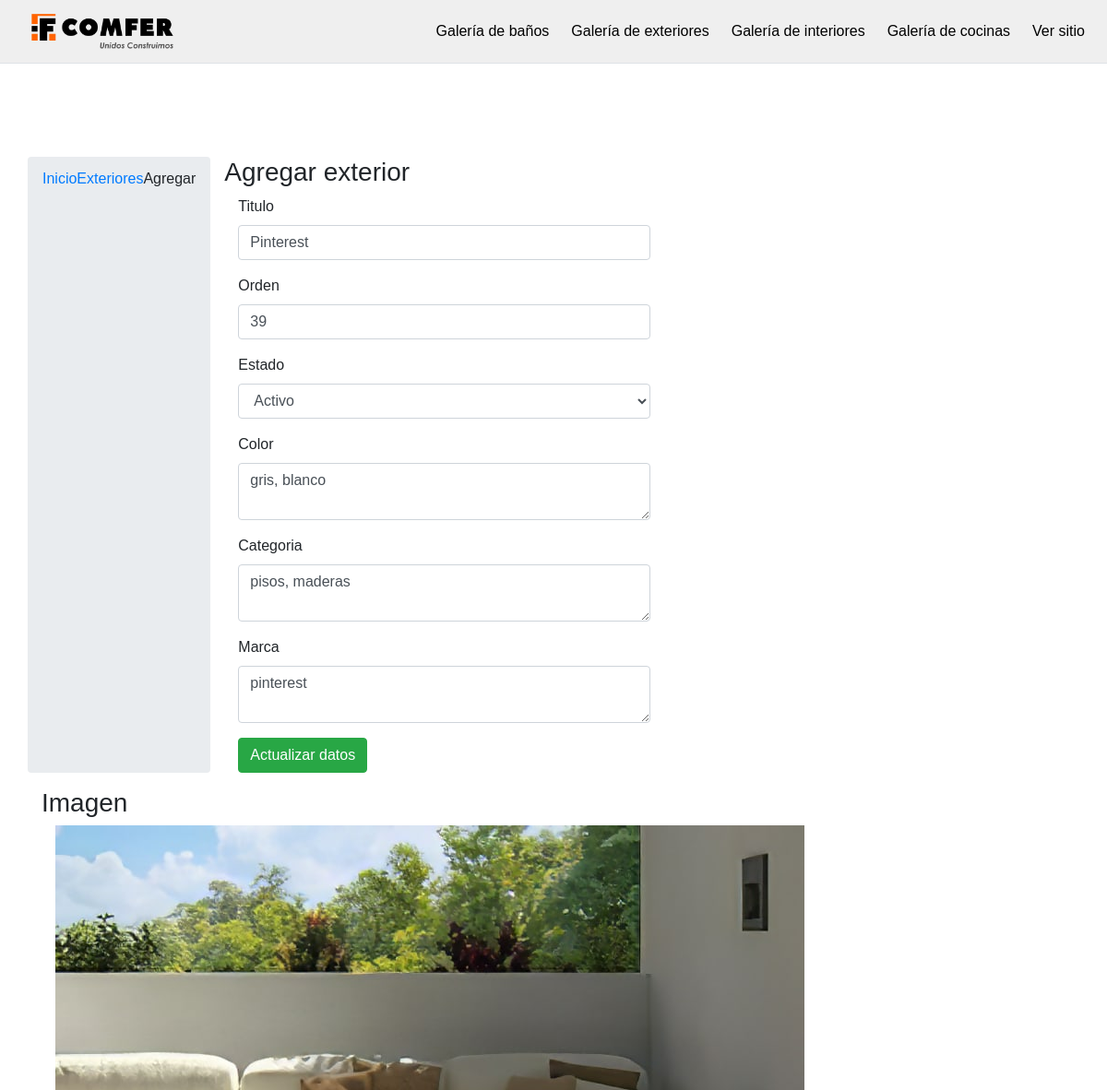
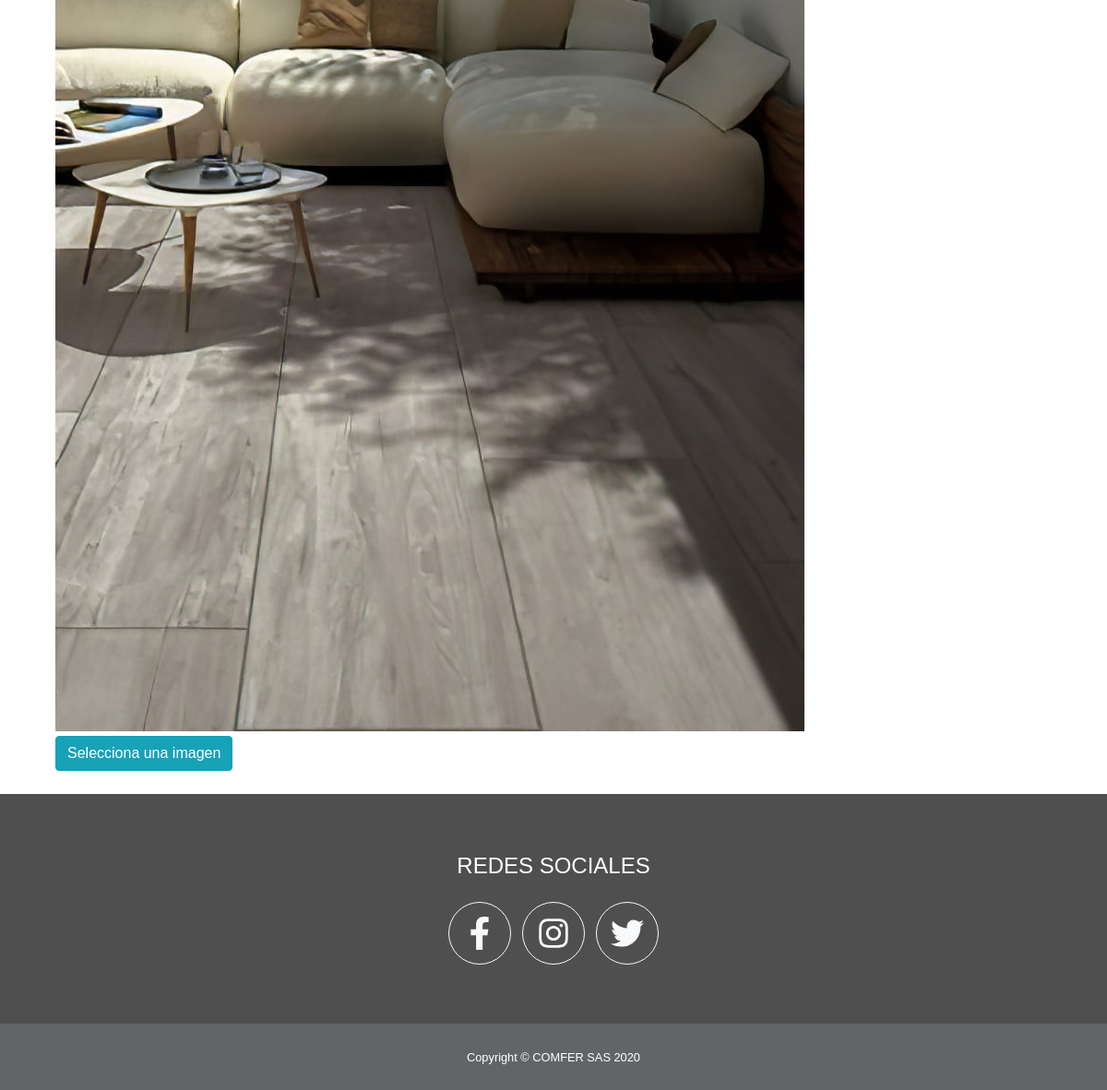
Page /admin/exterioradd.php on the earlier database version (2 pictures, top to bottom).
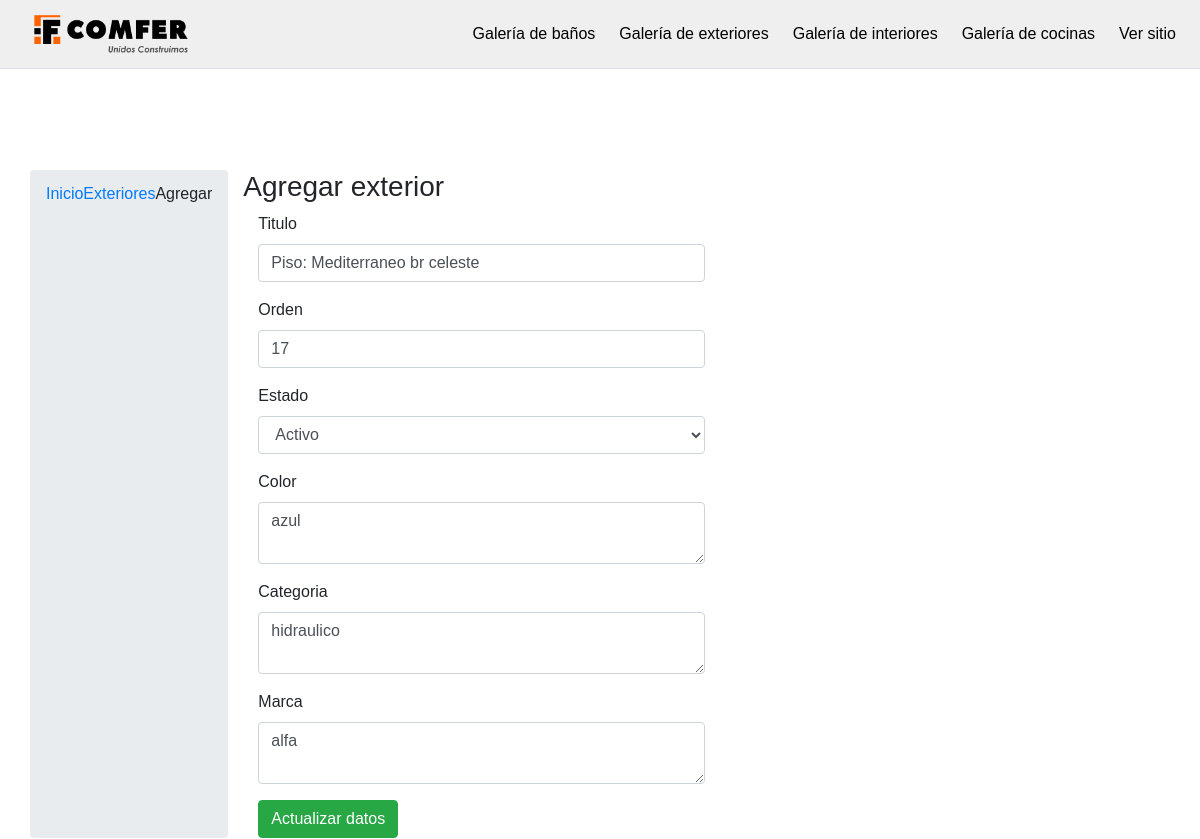
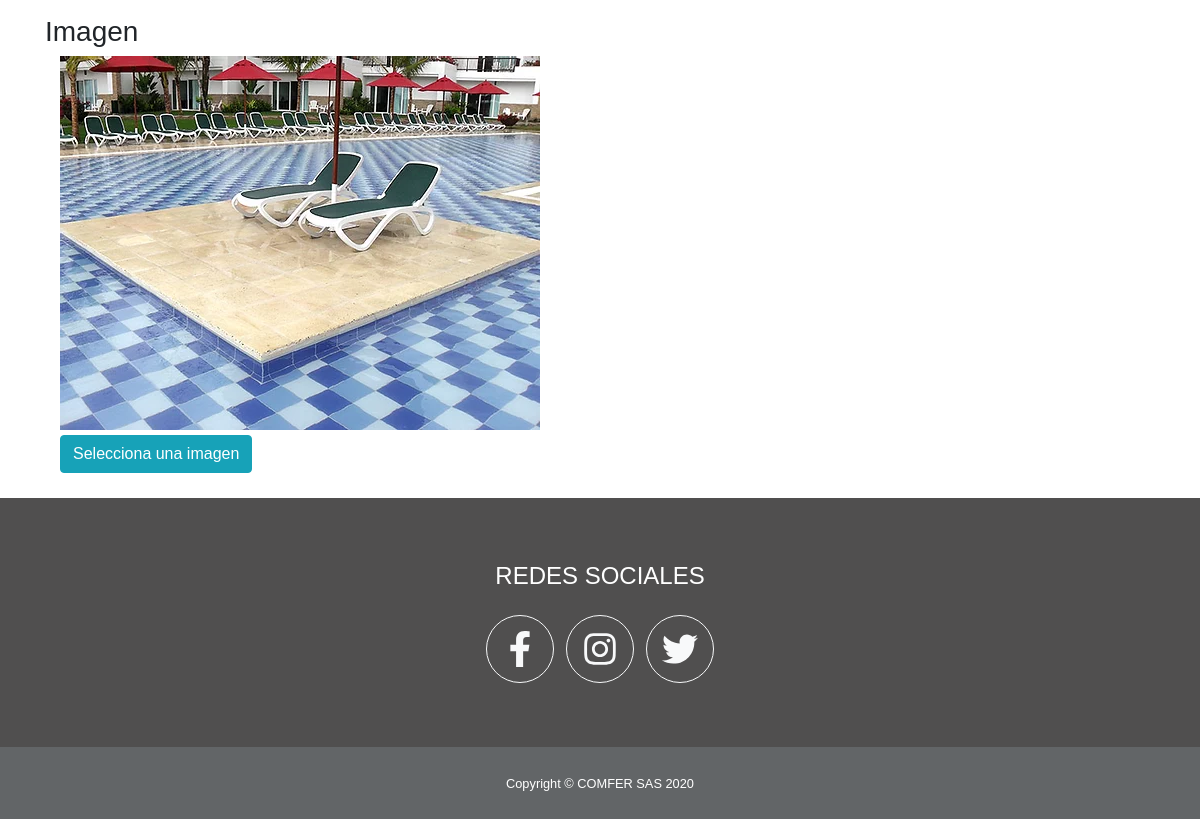
Same page on the later database version (2 pictures, top to bottom).
### tables this page shows
CREATE TABLE `exterior` (
  `id` int(11) NOT NULL,
  `titulo` varchar(50) NOT NULL,
  `url_image` varchar(255) NOT NULL,
  `estado` int(1) NOT NULL,
  `orden` int(2) NOT NULL,
  `color` varchar(50) NOT NULL,
  `categoria` varchar(50) NOT NULL,
  `marca` varchar(50) NOT NULL
);

### admin/exterioradd.php (the view, shortened to what this page needs)
<?php
include("../conexion.php");
$sql_last = mysqli_query($con, "select LAST_INSERT_ID(id) as last from exterior order by id desc limit 0,1");
$rw = mysqli_fetch_array($sql_last);
$id_exterior = intval($rw['last']);
$sql = mysqli_query($con, "select * from exterior where id='$id_exterior' limit 0,1");
$rw = mysqli_fetch_array($sql);
$titulo = $rw['titulo'];
$color = $rw['color'];
$categoria = $rw['categoria'];
$marca = $rw['marca'];
$url_image = $rw['url_image'];
$orden = intval($rw['orden']);
$estado = intval($rw['estado']);
include("top_menu.php");
?>
<div class="container add">
	<div class="row">
		<ol class="breadcrumb">
			<li><a href="#">Inicio</a></li>
			<li><a href="exteriorlist.php">Exteriores</a></li>
			<li class="active">Agregar</li>
		</ol>
		<div class="col-md-7">
			<h3><span class="glyphicon glyphicon-edit"></span> Agregar exterior</h3>
			<form class="form-horizontal" id="editar_exterior">
				<div class="form-group">
					<label for="titulo" class="col-sm-3 control-label">Titulo</label>
					<div class="col-sm-9">
						<input type="text" class="form-control" id="titulo" value="<?php echo $titulo; ?>" required name="titulo">
					</div>
				</div>
				<div class="form-group">
					<label for="orden" class="col-sm-3 control-label">Orden</label>
					<div class="col-sm-9">
						<input type="number" class="form-control" id="orden" name="orden" value="<?php echo $orden; ?>">
					</div>
				</div>
				<div class="form-group">
					<label for="estado" class="col-sm-3 control-label">Estado</label>
					<div class="col-sm-9">
						<select class="form-control" id="estado" required name="estado">
							<option value="1" <?php if ($estado == 1) {
													echo "selected";
												} ?>>Activo</option>
						</select>
					</div>
				</div>
				<div class="form-group">
					<label for="titulo" class="col-sm-3 control-label">Color</label>
					<div class="col-sm-9">
						<textarea class='form-control' name="color" id="color" required rows=2><?php echo $color; ?></textarea>
					</div>
				</div>
				<div class="form-group">
					<label for="titulo" class="col-sm-3 control-label">Categoria</label>
					<div class="col-sm-9">
						<textarea class='form-control' name="categoria" id="categoria" required rows=2><?php echo $categoria; ?></textarea>
					</div>
				</div>
				<div class="form-group">
					<label for="titulo" class="col-sm-3 control-label">Marca</label>
					<div class="col-sm-9">
						<textarea class='form-control' name="marca" id="marca" required rows=2><?php echo $marca; ?></textarea>
					</div>
				</div>
				<div class="form-group">
					<div class="col-sm-offset-3 col-sm-9">
						<button type="submit" class="btn btn-success">Actualizar datos</button>
					</div>
				</div>
			</form>
		</div>
		<div class="col-md-5">
			<h3><span class="glyphicon glyphicon-picture"></span> Imagen</h3>
			<form class="form-vertical">
				<div class="form-group">
					<div class="col-sm-12">
						<div class="fileinput fileinput-new" data-provides="fileinput">
							<div class="fileinput-new thumbnail" style="max-width: 100%;">
								<img class="img-rounded" src="../img/banner/<?php echo $url_image; ?>" />
							</div>
							<div>
								<span class="btn btn-info btn-file"><span class="fileinput-new">Selecciona una imagen</span>
									<span class="fileinput-exists" onclick="upload_image();">Cambiar imagen</span><input type="file" name="fileToUpload" id="fileToUpload" required onchange="upload_image();"></span>
							</div>
						</div>
					</div>
				</div>
			</form>
		</div>
	</div>
</div>
<?php include("footer.php"); ?>

### admin/top_menu.php (shortened to what this page needs)
<!DOCTYPE html>
<html lang="en">
<head>
  <link rel="stylesheet" href="css/bootstrap.min.css">
  <link rel="stylesheet" href="css/all.min.css">
  <link rel="stylesheet" href="css/navbar-fixed-top.css">
  <link rel="stylesheet" href="css/preview-image.css">
</head>
<body>
  <header>
    <nav class="navbar navbar-expand-lg navbar-light fixed-top border-bottom mb-5" style="background-color: #efefef;">
      <a class="navbar-brand font-weight-bold" href="../"><img src="../img/logo.png" class="img-fluid" style="width: 190px; height: 5x0px;"></a>
      <div class="collapse navbar-collapse" id="navbarNav">
        <ul class="navbar-nav ml-auto">
          <li class="nav-item">
            <a class="nav-link pl-3" style="color: #000000;" href="banolist.php">Galería de baños</a>
          </li>
          <li class="nav-item">
            <a class="nav-link pl-3" style="color: #000000;" href="exteriorlist.php">Galería de exteriores</a>
          </li>
          <li class="nav-item">
            <a class="nav-link pl-3" style="color: #000000;" href="interiorlist.php">Galería de interiores</a>
          </li>
          <li class="nav-item">
            <a class="nav-link pl-3" style="color: #000000;" href="cocinalist.php">Galería de cocinas</a>
          </li>
          <li class="nav-item">
            <a class="nav-link pl-3" style="color: #000000;" href="../" target="_blank">Ver sitio</a>
          </li>
        </ul>
      </div>
    </nav>
  </header>

### admin/footer.php (shortened to what this page needs)
<footer class="footer text-center">
  <div class="container">
    <div class="row">
      <div class="col-lg-12 mb-5 mb-lg-0">
        <h4 class="text-uppercase mb-4">Redes sociales</h4>
        <a class="btn btn-outline-light btn-social mx-1" href="https://www.facebook.com/comfersas/"><i class="fab fa-fw fa-facebook-f"></i></a>
        <a class="btn btn-outline-light btn-social mx-1" href="https://www.instagram.com/comfer_sas/?hl=es-la"><i class="fab fa-fw fa-instagram"></i></a>
        <a class="btn btn-outline-light btn-social mx-1" href="https://twitter.com/comfersas?lang=es"><i class="fab fa-fw fa-twitter"></i></a>
      </div>
    </div>
  </div>
</footer>
<div class="copyright py-4 text-center text-white">
  <div class="container"><small>Copyright © COMFER SAS 2020</small></div>
</div>
</body>
</html>

### admin/css/navbar-fixed-top.css (style rules this page uses)
body { min-height: 200px; padding-top: 70px; }

### admin/css/preview-image.css (style rules this page uses)
.btn-file { position: relative; overflow: hidden; vertical-align: middle; }
.fileinput { display: inline-block; margin-bottom: 9px; }
.fileinput .thumbnail { display: inline-block; margin-bottom: 5px; overflow: hidden; text-align: center; vertical-align: middle; }
.fileinput .thumbnail > img { max-height: 100%; }
.fileinput .btn { vertical-align: middle; }

### admin/top_menu.php (style rules this page uses)
* { font-weight: 300; font-family: "Maven Pro", sans-serif; margin: 0; padding: 0; }
.add { margin-top: 100px; }

### admin/footer.php (style rules this page uses)
.footer { padding-top: 4rem; padding-bottom: 4rem; background-color: #504f4f; color: #fff; }
.copyright { background-color: #626567; }
.btn-social { border-radius: 100%; display: inline-flex; width: 4.25rem; height: 4.25rem; font-size: 2.25rem; justify-content: center; align-items: center; }

Differences in the rows shown:
no longer on this page (row edited): exterior: titulo "Pinterest", orden "39", estado "Activo", color "gris, blanco", categoria "pisos, maderas", marca "pinterest", url_image (picture)
added exterior: titulo "Piso: Mediterraneo br celeste", orden "17", estado "Activo", color "azul", categoria "hidraulico", marca "alfa", url_image (picture)
